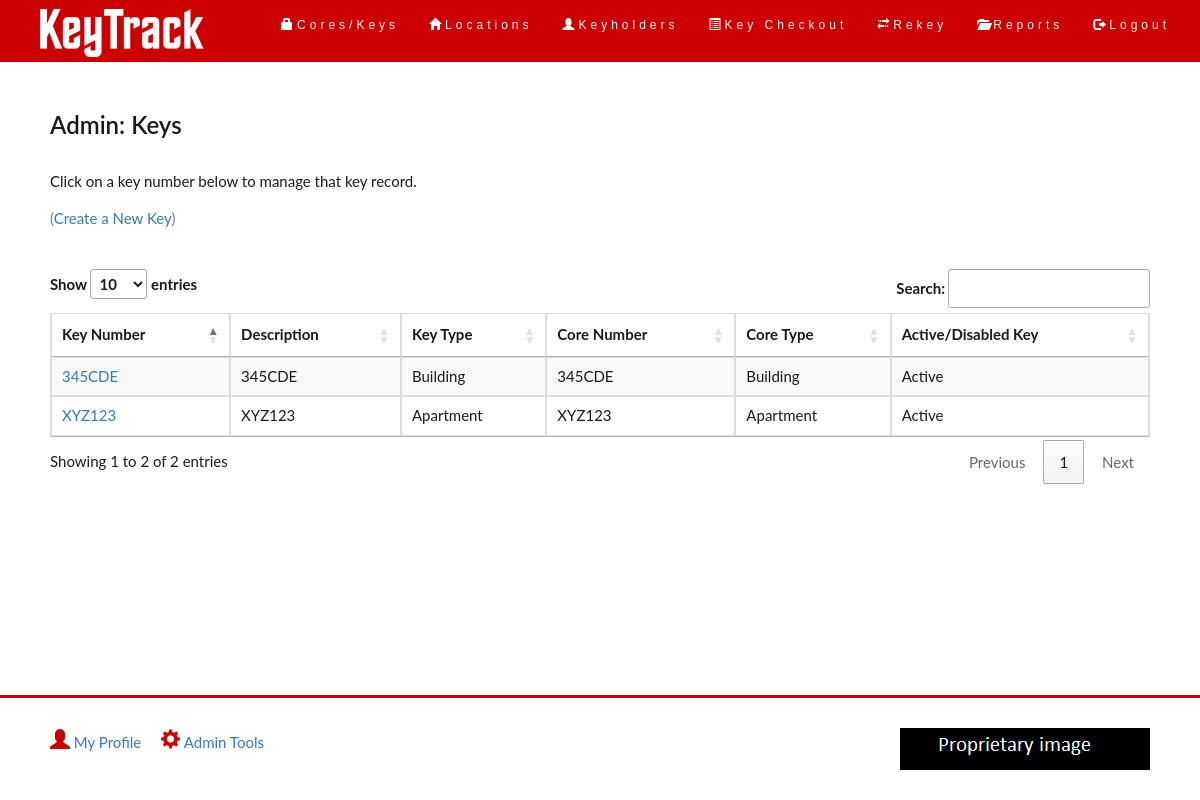
Screenshot of /admin_retrievekeys.php (signed in) with the database file from the repository.
### tables this page shows
create table ktkey (
	key_id int unsigned not null auto_increment primary key,
	key_name varchar(64),
	key_number varchar(8) not null unique,
	key_insertdt datetime default CURRENT_TIMESTAMP,
	key_notes text,
	key_is_act tinyint default 1,
	key_type varchar(32) not null,
	core_id int unsigned,
	foreign key (core_id)
	references core(core_id)
	on update cascade
	on delete set null
)
ENGINE InnoDB;

create table core (
	core_id int unsigned not null auto_increment primary key,
	core_num varchar(16) not null unique,
	core_cut varchar(32),
	core_desc varchar(128),
	core_manf varchar(32),
	core_insertdt datetime default CURRENT_TIMESTAMP,
	core_notes text,
	core_diagram tinytext,
	core_is_act tinyint default 1,
	core_type varchar(32) not null
)
ENGINE InnoDB;

### common/functions.php (called while the page is built, shortened)
<?php
	function selectAllKeys($conn){
		$keys = array();
		$query = "SELECT k.key_id,k.key_name,k.key_number,k.key_insertdt,k.key_notes,k.key_is_act,k.key_type,c.core_id,c.core_num,c.core_type
			FROM ktkey k LEFT OUTER JOIN core c ON k.core_id = c.core_id";
		$result = mysqli_query($conn, $query);
		$rows = $result->num_rows;
		for($j=0; $j<$rows; $j++){
			while($row = $result->fetch_array(MYSQLI_ASSOC)){
				array_push($keys, $row);
			}
		}
		return $keys;
	}
?>

### admin_retrievekeys.php (the view, shortened to what this page needs)
<?php
require_once "./common/login.php";
require_once "./common/functions.php";
$conn = new mysqli($hn, $un, $pw, $db);
$keys = selectAllKeys($conn);
require_once "./common/header.php";
?>
<div class="container-fluid">
	<div class="row">
		<div class="col-sm-12">
			<h2>Admin: Keys</h2>
			<p>Click on a key number below to manage that key record.</p>
		</div>
	</div>
	<p class="text-left text-muted">(<a href="admin_addkey.php">Create a New Key</a>)</p><br>
	<div class="row">
		<div class="col-sm-12">
		<table id="keytable" class="table table-striped table-bordered">
			<thead>
				<tr>
					<th scope="col">Key Number</th>
					<th scope="col">Description</th>
					<th scope="col">Key Type</th>
					<th scope="col">Core Number</th>
					<th scope="col">Core Type</th>
					<th scope="col">Active/Disabled Key</th>
				</tr>
			</thead>
			<tbody>
		<?php foreach($keys as $row){ ?>
				<tr>
					<td>
						<a href="admin_viewkey.php?id=<?php echo $row['key_id']; ?>"><?php echo $row['key_number']; ?></a>
					</td>
					<td>
						<?php echo $row['key_name']; ?>
					</td>
					<td>
						<?php echo $row['key_type']; ?>
					</td>
					<td>
						<?php
						if((!isset($row['core_num'])) || ($row['core_num'] == "")){
							echo "N/A";
						}else{
							echo $row['core_num'];
						}
						?>
					</td>
					<td>
						<?php
						if((!isset($row['core_type'])) || ($row['core_type'] == "")){
							echo "N/A";
						}else{
							echo $row['core_type'];
						}
						?>
					</td>
					<td>
						<?php if($row['key_is_act'] == 1){
							echo "Active";
						}else{
							echo "Disabled";
						}
						?>
					</td>
				</tr>
		<?php } ?>
			</tbody>
		</table>
		</div>
	</div>
</div>
<?php
	require_once "./common/footer.php";
?>

### css/styles.css (style rules this page uses)
body { font: 400 15px Lato, sans-serif; line-height: 1.8; color: #191919; }
h2 { font-size: 24px; color: #191919; font-weight: 600; margin-bottom: 30px; }
.container-fluid { padding: 30px 50px; }
html, body { height: 100%; margin: 0; }

### rows the page displays
ktkey: key_number "XYZ123", key_name "XYZ123", key_type "Apartment", core.core_num "XYZ123", core.core_type "Apartment", key_is_act "Active"
ktkey: key_number "345CDE", key_name "345CDE", key_type "Building", core.core_num "345CDE", core.core_type "Building", key_is_act "Active"
